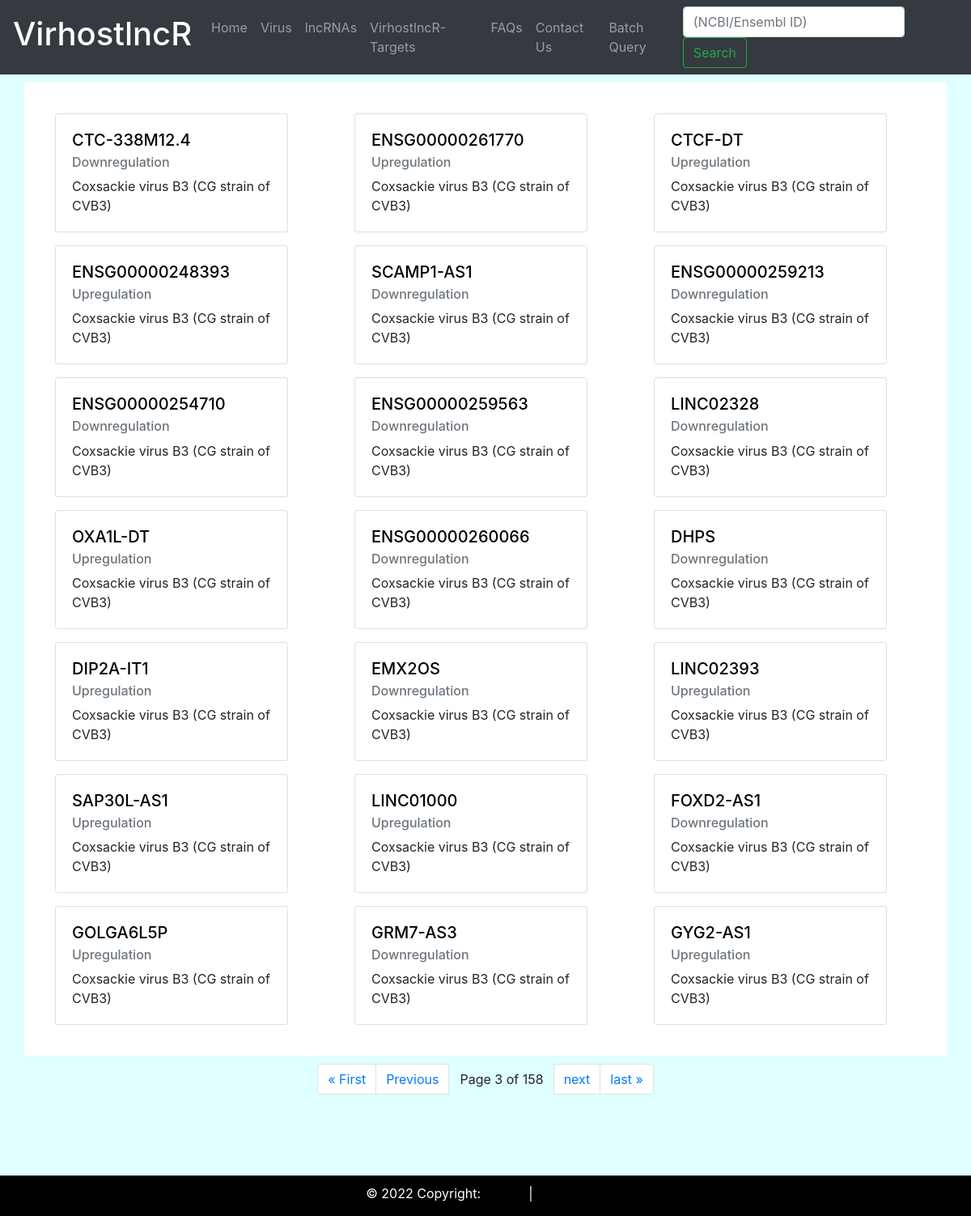
Screenshot of /VirhostlncR/lncrna_list/?page=3 with the database file from the repository.
### lncrna/models.py (models this page shows, shortened)
class Lncrna(models.Model):
    stimuli = models.CharField(max_length = 255)
    dosage = models.CharField(max_length = 255)
    time_point = models.CharField(max_length = 50 )
    experiment_type = models.CharField( max_length = 200)
    cell_line = models.CharField(max_length = 255)
    lncrna_name = models.CharField(max_length = 255)
    ncbi_gene = models.CharField(max_length = 255 , null = True, blank = True )
    ensembl_id = models.CharField(max_length = 255, null = True, blank = True )
    foldchange = models.CharField( max_length = 255, null = True, blank = True )
    expression = models.CharField(max_length = 50)
    pubmed_id = models.CharField(max_length = 50, null = True , blank = True)
    reference = models.CharField(max_length = 255, null = True, blank = True)

### lncrna/views.py (the view)
# urls.py: path('lncrna_list/', views.lncrna_list, name = 'lncrna_list'),
def lncrna_list(request):
    p = Paginator(Lncrna.objects.all().order_by('stimuli'), 21)
    page =  request.GET.get('page')
    lncrna_p = p.get_page(page)
    context = {'lncrna_p':lncrna_p}
    return render(request,'lncrna/lncrna_list.html', context)

### virhost_lncr/templatetags/custom_tags.py (called while the page is built)
def modify_name(value):
    if '_' in value:
       value = value.replace('_','/')
    return value

### templates/lncrna/lncrna_list.html (shortened to what this page needs)
{% extends 'lncrna/base.html' %}
{% load custom_tags %}
{% block content %}
<div class="container" style=" background-color: white; margin-top: 10px; padding: 30px;">
<div class="row">
{% for lncrna in lncrna_p %}
    <div class="col  col-xs-6 mx-2 my-2" >
        <div class="card" style="width: 18rem;">
          <div class="card-body">
            {% if lncrna.ncbi_gene %}
            <a  href="{% url 'lncrna:lncraname' lncrna.ncbi_gene %}">
            <h5 class="card-title ">{{ lncrna.ncbi_gene }}</h5> </a>
            {% else %}
            <a  href="{% url 'lncrna:lncraname' lncrna.ensembl_id %}">
            <h5 class="card-title">{{ lncrna.ensembl_id }}</h5> </a>
            {% endif %}
            <h6 class="card-subtitle mb-2 text-muted">{{ lncrna.expression }}</h6>
            <p class="card-text"> {{ lncrna.stimuli|modify_name }}</p>
          </div>
        </div>
    </div>
{% endfor %}
</div>
</div>
<div class="conatiner">
<div class="row">
    <div class="col" style=" margin-top: 10px" >
    <div class="d-flex justify-content-center">
<nav aria-label="Page navigation example">
<ul class="pagination">
<li class="page-item">
    {% if lncrna_p.has_previous %}
<a href="?page=1" class="page-link" >&laquo First</a> </li>
<li class="page-item">
    <a class="page-link" href="?page={{ lncrna_p.previous_page_number }}">Previous</a>
{% endif %}
</li>
<li class="page-item btn">
Page {{ lncrna_p.number }} of {{ lncrna_p.paginator.num_pages }}
</li>
{% if lncrna_p.has_next %}
<li class="page-item">
<a class="page-link" href="?page={{ lncrna_p.next_page_number }}"> next </a>
</li>
<li class="page-item">
    <a class="page-link" href="?page={{ lncrna_p.paginator.num_pages }}"> last &raquo</a>
{% endif %}
</li>
</ul>
</nav>
</div>
</div>
</div>
</div>
{% endblock %}

### templates/lncrna/base.html (style rules this page uses)
body { background-color: #E0FFFF; }

### templates/lncrna/lncrna_list.html (style rules this page uses)
a { color: black; text-decoration: none; }

### rows the page displays
Lncrna: ncbi_gene "CTC-338M12.4", expression "Downregulation", stimuli|modify_name "Coxsackie virus B3 (CG strain of CVB3)"
Lncrna: ensembl_id "ENSG00000261770", expression "Upregulation", stimuli|modify_name "Coxsackie virus B3 (CG strain of CVB3)"
Lncrna: ncbi_gene "CTCF-DT", expression "Upregulation", stimuli|modify_name "Coxsackie virus B3 (CG strain of CVB3)"
Lncrna: ensembl_id "ENSG00000248393", expression "Upregulation", stimuli|modify_name "Coxsackie virus B3 (CG strain of CVB3)"
Lncrna: ncbi_gene "SCAMP1-AS1", expression "Downregulation", stimuli|modify_name "Coxsackie virus B3 (CG strain of CVB3)"
Lncrna: ensembl_id "ENSG00000259213", expression "Downregulation", stimuli|modify_name "Coxsackie virus B3 (CG strain of CVB3)"
Lncrna: ensembl_id "ENSG00000254710", expression "Downregulation", stimuli|modify_name "Coxsackie virus B3 (CG strain of CVB3)"
Lncrna: ensembl_id "ENSG00000259563", expression "Downregulation", stimuli|modify_name "Coxsackie virus B3 (CG strain of CVB3)"
Lncrna: ncbi_gene "LINC02328", expression "Downregulation", stimuli|modify_name "Coxsackie virus B3 (CG strain of CVB3)"
Lncrna: ncbi_gene "OXA1L-DT", expression "Upregulation", stimuli|modify_name "Coxsackie virus B3 (CG strain of CVB3)"
Lncrna: ensembl_id "ENSG00000260066", expression "Downregulation", stimuli|modify_name "Coxsackie virus B3 (CG strain of CVB3)"
Lncrna: ncbi_gene "DHPS", expression "Downregulation", stimuli|modify_name "Coxsackie virus B3 (CG strain of CVB3)"
Lncrna: ncbi_gene "DIP2A-IT1", expression "Upregulation", stimuli|modify_name "Coxsackie virus B3 (CG strain of CVB3)"
Lncrna: ncbi_gene "EMX2OS", expression "Downregulation", stimuli|modify_name "Coxsackie virus B3 (CG strain of CVB3)"
Lncrna: ncbi_gene "LINC02393", expression "Upregulation", stimuli|modify_name "Coxsackie virus B3 (CG strain of CVB3)"
Lncrna: ncbi_gene "SAP30L-AS1", expression "Upregulation", stimuli|modify_name "Coxsackie virus B3 (CG strain of CVB3)"
Lncrna: ncbi_gene "LINC01000", expression "Upregulation", stimuli|modify_name "Coxsackie virus B3 (CG strain of CVB3)"
Lncrna: ncbi_gene "FOXD2-AS1", expression "Downregulation", stimuli|modify_name "Coxsackie virus B3 (CG strain of CVB3)"
Lncrna: ncbi_gene "GOLGA6L5P", expression "Upregulation", stimuli|modify_name "Coxsackie virus B3 (CG strain of CVB3)"
Lncrna: ncbi_gene "GRM7-AS3", expression "Downregulation", stimuli|modify_name "Coxsackie virus B3 (CG strain of CVB3)"
Lncrna: ncbi_gene "GYG2-AS1", expression "Upregulation", stimuli|modify_name "Coxsackie virus B3 (CG strain of CVB3)"

### other values shown
{{ lncrna_p.number }} "3"
{{ lncrna_p.paginator.num_pages }} "158"
